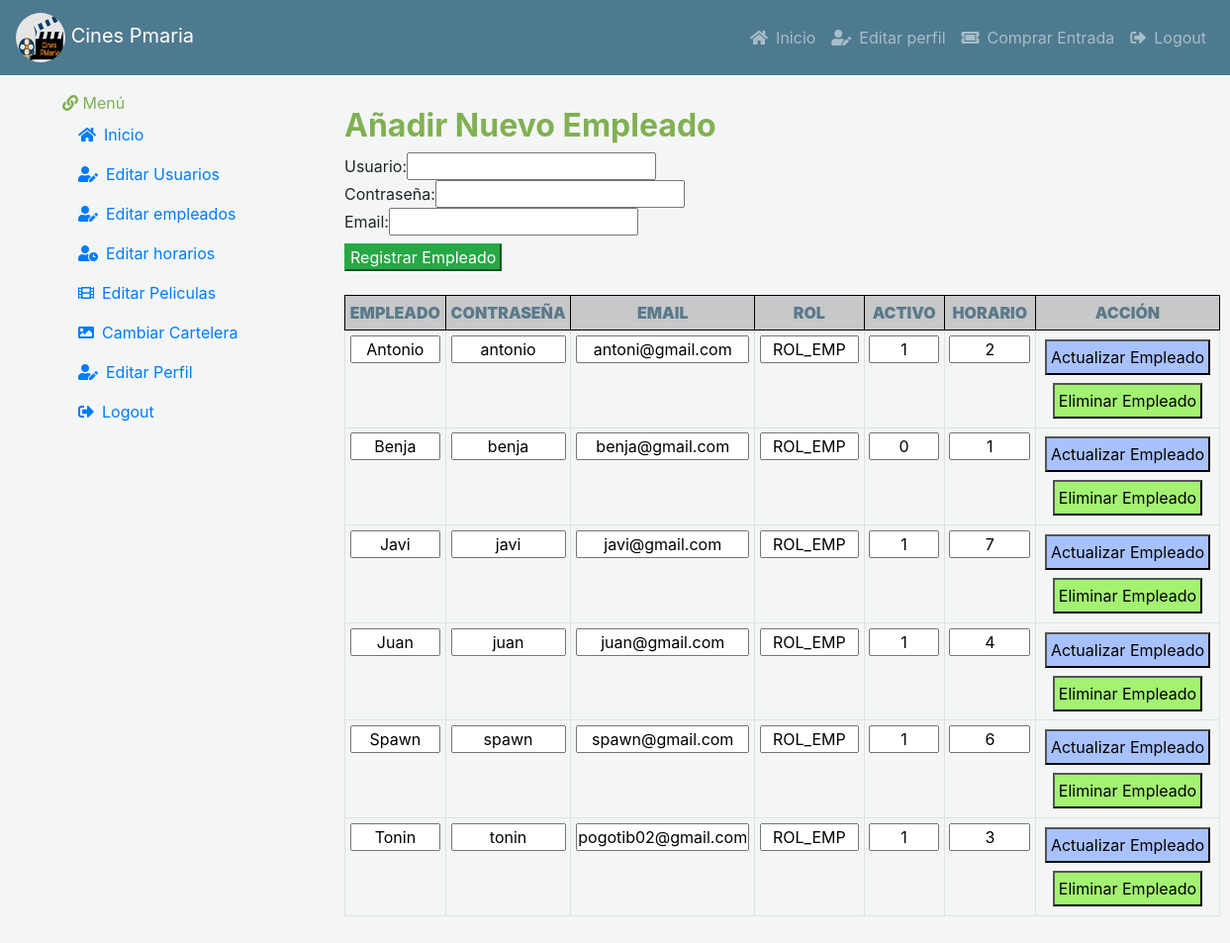
The app's page /vista/indexEditEmp.php (signed in), older data.
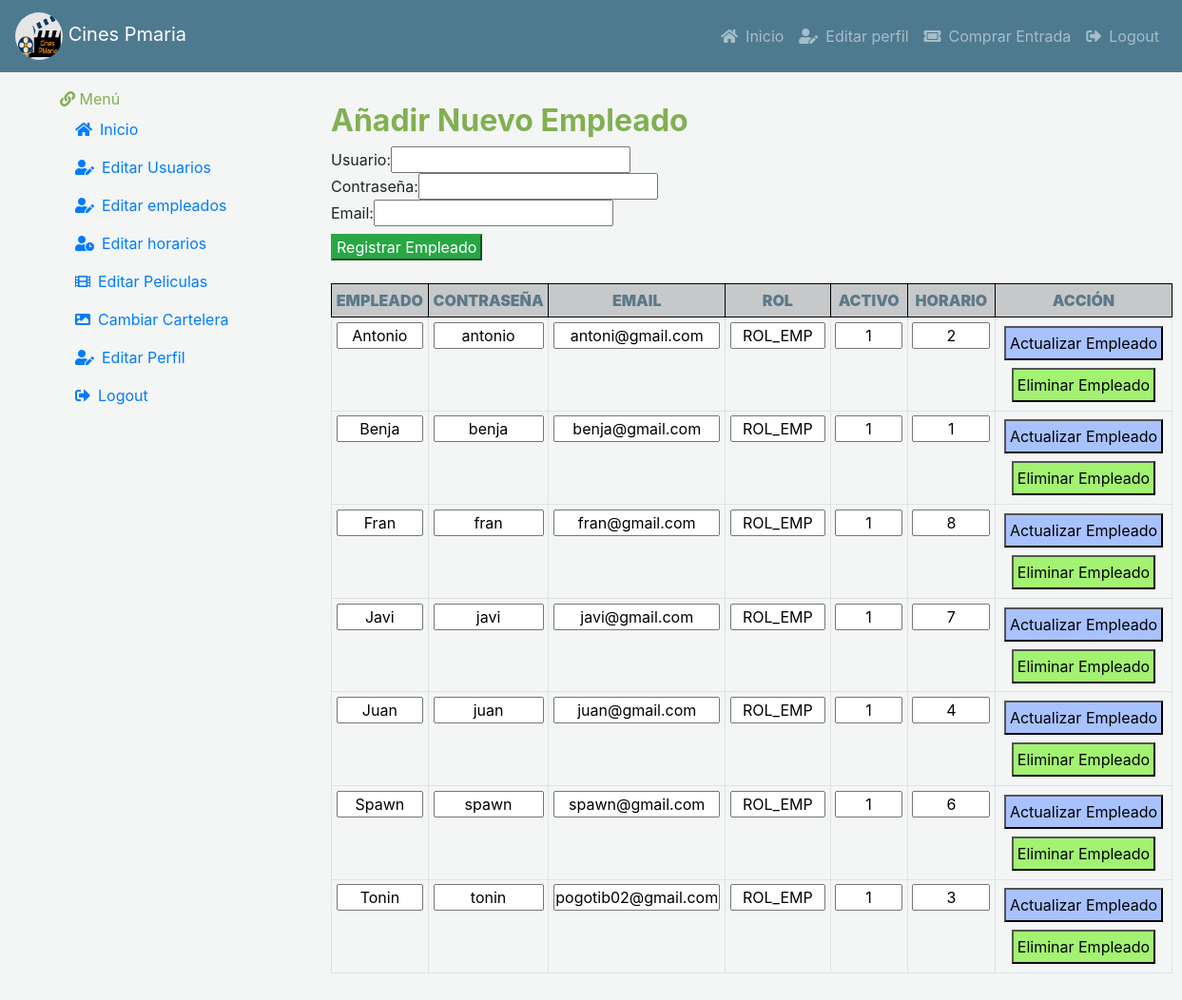
The same page, newer data.
### tables this page shows
CREATE TABLE `usuarios` (
  `usuario` varchar(25) NOT NULL,
  `contrasena` varchar(25) NOT NULL,
  `email` varchar(30) NOT NULL,
  `ROL` varchar(20) NOT NULL DEFAULT 'ROL_USER',
  `activo` int(5) NOT NULL DEFAULT 1,
  `horario` int(5) NOT NULL DEFAULT -1
);

### modelo/conexion.php (called while the page is built, shortened)
<?php
  class Conexion{
    private $conexion;
    public function __construct(){
      $this->servidor = "localhost";
      $this->usuario = "root";
      $this->clave = "";
      $this->base = "cinespmaria";
      $this->conexion = new mysqli($this->servidor, $this->usuario,
      $this->clave, $this->base);
    }
    public function ejecutarConsulta( $sql){
      $contenedor = $this->conexion->query($sql);
      return $contenedor->fetch_all();
    }
  }
 ?>

### modelo/userModelo.php (called while the page is built, shortened)
<?php
  class Users {
    public static function listaEmpleados(){
      $con = new Conexion();
      $cont = $con->ejecutarConsulta("SELECT * FROM usuarios WHERE ROL LIKE 'ROL_EMP'");
      return $cont;
    }
  }
 ?>

### vista/editEmpleados.php (the view, shortened to what this page needs)
  <body>
      <h2 class="text-success"><b> Añadir Nuevo Empleado </b></h2>
       <form autocomplete="off" method="POST" action= '../controlador/añadirEmp.php'>
          Usuario:<input type="text" name="usuario" value="<?php if(isset($_POST['usuario'])) echo $_POST['usuario']; ?>" required/>
          <br/>
          Contraseña:<input type="password" name="contraseña" value="<?php if(isset($_POST['contraseña'])) echo $_POST['contraseña']; ?>" required/>
          <br/>
          Email:<input type="email" name="email" value="<?php if(isset($_POST['email'])) echo $_POST['email']; ?>" required/>
          <br/>
            <input type="submit" value="Registrar Empleado" name="registrar" class="btn-success mt-2 px-1"/>
       </form>
      <br/>
        <table class="table table-bordered table-hover table-sm text-center">
        <thead>
          <tr class='text-dark table-dark'>
          <th style="border: 1px solid black;" class="text-blue"><b>EMPLEADO</b></th>
          <th style="border: 1px solid black;" class="text-blue"><b>CONTRASEÑA</b></th>
          <th style="border: 1px solid black;" class="text-blue"><b>EMAIL</b></th>
          <th style="border: 1px solid black;" class="text-blue"><b>ROL</b></th>
          <th style="border: 1px solid black;" class="text-blue px-2"><b>ACTIVO</b></th>
          <th style="border: 1px solid black;" class="text-blue px-2"><b>HORARIO</b></th>
          <th style="border: 1px solid black;" class="text-blue"><b>ACCIÓN</b></th>
        </tr>
      </thead>
        <?php
        foreach (Users::listaEmpleados() as $empleados) {
          ?>
          <form name = "formulario" method="POST" action= '../controlador/actualizarEmp.php'>
          <?php
            echo "<td><input name=newUser value =" . $empleados[0] . " class='w-100 text-center'> </td>" ;
            echo "<td> <input name=contrasena value =" . $empleados[1] .  " class='w-100 text-center' > </td>" ;
            echo "<td> <input name=email value =" . $empleados[2] .  " style='width : 175px;' class=' text-center' > </td>" ;
            echo "<td> <input name=roll value =" . $empleados[3] .  " style='width : 100px;'  class='text-center'> </td>" ;
            echo "<td> <input name=activo value =" . $empleados[4] .  "   class='w-100 text-center'> </td>" ;
            echo "<td> <input name=horario value =" . $empleados[5] . "  class='w-100 text-center' > </td>" ;
            echo "<td>"
           ?>
        <input type="submit" value="Actualizar Empleado" name="editUser" class="btn-bClaro m-1 p-1"/>
        </form>
          <form name = "formulario" method="POST" action= '../controlador/eliminarEmp.php'>
          <input type="submit" value="Eliminar Empleado" name="deleteEmp" class="btn-rClaro m-1 p-1"/>
        </form>
      <?php
   }
    echo "</table>";
?>
  </body>

Row changes from the older to the newer data that the page shows:
changed usuarios "Benja": activo "0" → "1"
added usuarios: newUser "Fran", contrasena "fran", email "fran@gmail.com", roll "ROL_EMP", activo "1", horario "8"
